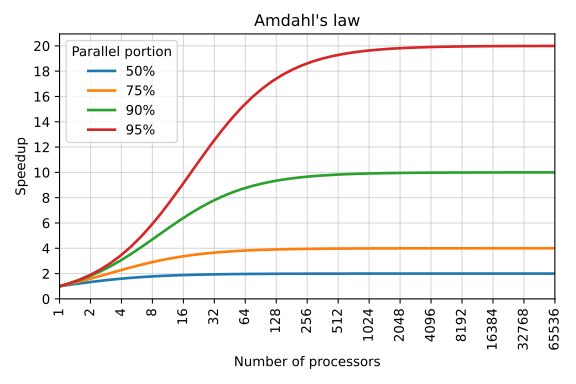

The script that saved this image:
# SPDX-FileCopyrightText: 2026 CSC - IT Center for Science Ltd. <www.csc.fi>
#
# SPDX-License-Identifier: MIT

import numpy as np
import matplotlib.pyplot as plt

# Number of processors: 2^0 ... 2^16
k = np.arange(0, 17)
N = 2**k

x = 2**np.linspace(k[0], k[-1])

# Parallel fractions
parallel_portions = [0.5, 0.75, 0.9, 0.95]

def amdahl_speedup(p, N):
    return 1 / ((1 - p) + (p / N))


cmap = plt.get_cmap("tab10")
colors = [cmap(i) for i in range(len(parallel_portions))]

# Plot
plt.figure(figsize=(6, 4))

for p, color in zip(parallel_portions, colors):
    plt.plot(x, amdahl_speedup(p, x), lw=2,
             color=color, label=f"{int(p*100)}%")

plt.xscale('log', base=2)
plt.xlabel("Number of processors")
plt.ylabel("Speedup")
plt.title("Amdahl's law")

plt.xlim(N[0], N[-1])
plt.xticks(N, N, rotation=90)
plt.yticks(np.arange(0, 21, 2))
plt.grid(True, which='both', alpha=0.5)
plt.legend(title="Parallel portion", frameon=True)
plt.tight_layout()

plt.savefig("amdahl.svg", format="svg")
# plt.show()
